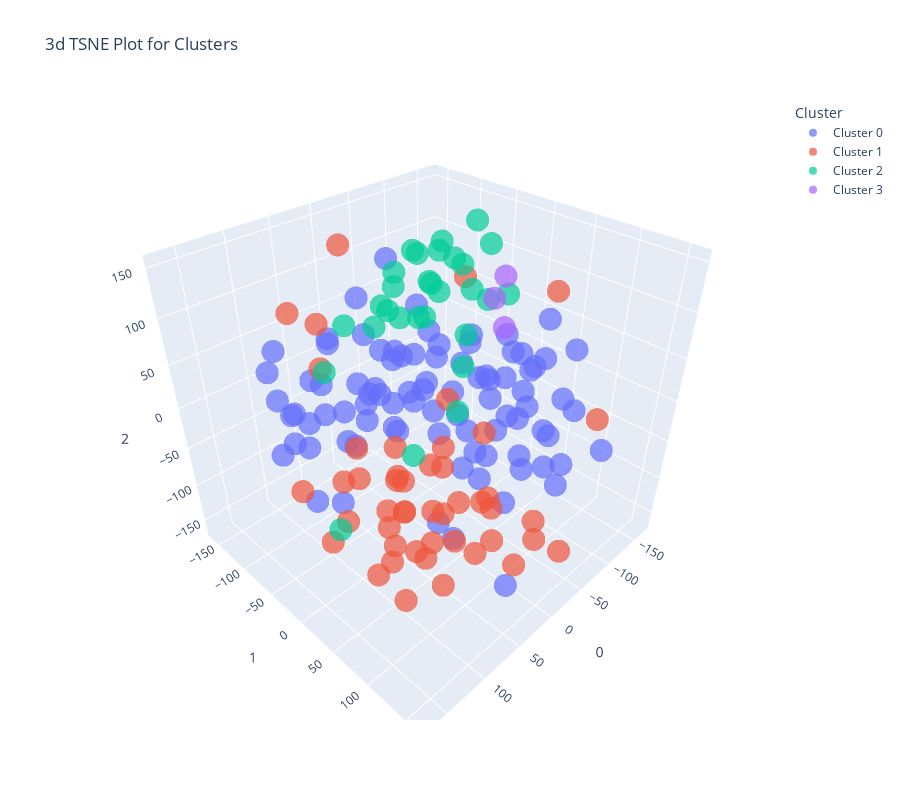

The code cell stored with this chart in its notebook:
### Code cell
plot_model(kmeans, plot = 'tsne')

### Figure 1 — Plotly figure (JSON) as saved in the notebook; plotly's stock layout.template omitted (floating-point values rounded to 4 significant figures)
{"data": [{"customdata": [["Kyrgyz Republic"], ["Indonesia"], ["India"], ["Russia"], ["Hungary"], ["Guyana"], ["Samoa"], ["Saudi Arabia"], ["Guatemala"], ["Grenada"], ["Serbia"], ["Seychelles"], ["Georgia"], ["Slovak Republic"], ["Solomon Islands"], ["Fiji"], ["Estonia"], ["Mauritius"], ["Sri Lanka"], ["El Salvador"], ["Iran"], ["Romania"], ["Poland"], ["Philippines"], ["Moldova"], ["Mongolia"], ["Montenegro"], ["Maldives"], ["Malaysia"], ["Morocco"], ["Macedonia, FYR"], ["Myanmar"], ["Lithuania"], ["Egypt"], ["Libya"], ["Lebanon"], ["Latvia"], ["Oman"], ["Panama"], ["Kazakhstan"], ["Jordan"], ["Paraguay"], ["Jamaica"], ["Peru"], ["Nepal"], ["Ecuador"], ["South Korea"], ["St. Vincent and the Grenadines"], ["Dominican Republic"], ["Bosnia and Herzegovina"], ["Bolivia"], ["Bhutan"], ["Uruguay"], ["Belize"], ["Uzbekistan"], ["Belarus"], ["Barbados"], ["Bangladesh"], ["Bahrain"], ["Bahamas"], ["Azerbaijan"], ["Vanuatu"], ["Venezuela"], ["Armenia"], ["Argentina"], ["Antigua and Barbuda"], ["Vietnam"], ["Algeria"], ["Albania"], ["Brazil"], ["Bulgaria"], ["Ukraine"], ["China"], ["Czech Republic"], ["Croatia"], ["Suriname"], ["Costa Rica"], ["Tajikistan"], ["Thailand"], ["Colombia"], ["Turkmenistan"], ["Chile"], ["Micronesia, Fed. Sts."], ["Tonga"], ["Turkey"], ["Cambodia"], ["Tunisia"], ["Cape Verde"]], "hovertemplate": "Cluster=Cluster 0<br>0=%{x}<br>1=%{y}<br>2=%{z}<br>Feature=%{customdata[0]}<extra></extra>", "legendgroup": "Cluster 0", "marker": {"color": "#636efa", "opacity": 0.7, "symbol": "circle"}, "mode": "markers", "name": "Cluster 0", "scene": "scene", "showlegend": true, "type": "scatter3d", "x": [-23.5, -96.01, 21.76, 60.11, -70.76, -25.5, 1.175, 108.1, 84.84, -4.891, 162.6, -161.9, -19.72, -44.14, -12.74, 133.1, -65.44, 29.67, 110.1, -81.42, -129.0, -146.1, 129.4, 133.2, -21.0, 117.2, 9.69, -54.36, -28.06, 26.04, -71.89, 85.22, -95.72, 98.95, 65.97, -106.5, -111.0, 76.85, -84.78, 130.6, -49.87, 84.91, 5.59, 54.67, 125.7, 30.65, -96.29, -3.569, 37.65, 7.277, 101.1, 0.7849, -3.027, -33.93, 83.58, -43.09, -68.97, 90.45, -36.31, -54.41, 82.38, 7.536, 66.01, 34.98, 22.8, -73.23, -68.07, 84.85, -40.83, -2.032, -113.7, -33.42, -84.96, -83.25, -5.354, 58.7, 17.04, -113.2, -84.92, 10.7, -56.21, 20.51, 115.3, -81.5, 34.74, 136.5, -30.6, 10.19], "y": [40.31, -4.401, -34.89, -37.89, 70.75, 22.06, 142.7, 44.54, -15.99, -0.8488, 7.201, 57.41, 92.31, 85.04, 132.0, 21.99, 39.84, 132.4, -114.2, 75.39, 11.5, 11.6, -66.41, -21.09, 83.67, -16.27, 83.79, 54.29, 50.23, -62.36, -37.43, -120.6, 41.0, -68.41, 39.72, -19.4, 12.33, 31.68, 97.44, -68.96, 133.2, 112.9, -94.05, -87.81, -80.73, -21.29, -34.31, -80.68, -52.67, -98.11, -37.52, 50.05, 8.04, 88.31, -48.09, -2.626, -59.98, -111.8, 7.31, -100.8, 0.3714, 74.03, -52.32, -95.72, 12.8, -1.255, 29.78, -78.88, -67.11, -25.38, 52.22, -20.48, 147.5, 24.58, -24.1, 15.14, 64.23, 86.74, 78.41, -60.24, 119.5, 18.04, 123.9, 57.8, -12.67, -13.3, -36.72, -44.05], "z": [-50.36, -121.5, 151.9, 35.61, 45.06, -83.19, 38.95, 91.44, -13.53, -10.08, 74.71, 19.74, 90.16, 18.07, -9.862, -30.73, 20.62, -134.1, 36.05, 93.92, -76.67, -19.09, 88.31, 8.076, -90.1, 70.99, 53.21, -13.45, 40.08, -4.069, -35.98, -68.27, -9.51, -7.021, 65.43, -22.74, 19.75, 99.57, 13.36, 34.87, 34.81, -45.13, -64.7, 62.2, -38.52, 6.64, 27.69, -27.57, 73.97, 85.63, 20.28, -5.243, 71.35, -33.81, 84.79, -35.07, 0.3427, -24.1, 36.15, -9.452, 41.64, -46.83, -38.42, -38.97, 35.08, -1.362, -51.63, 31.43, -48.08, 47.01, 27.45, -64.53, -22.6, 56.76, 100.1, 6.614, 104.9, -91.77, -35.33, 42.38, -66.16, 99.37, 2.015, -96.95, 71.41, -49.34, -4.353, -45.32]}, {"customdata": [["Sudan"], ["Rwanda"], ["South Africa"], ["Mozambique"], ["Nigeria"], ["Tanzania"], ["Sierra Leone"], ["Namibia"], ["Togo"], ["Timor-Leste"], ["Senegal"], ["Niger"], ["Pakistan"], ["Uganda"], ["Afghanistan"], ["Gabon"], ["Guinea"], ["Ghana"], ["Gambia"], ["Mauritania"], ["Eritrea"], ["Equatorial Guinea"], ["Cote d'Ivoire"], ["Congo, Rep."], ["Guinea-Bissau"], ["Congo, Dem. Rep."], ["Chad"], ["Central African Republic"], ["Cameroon"], ["Burundi"], ["Burkina Faso"], ["Botswana"], ["Benin"], ["Angola"], ["Comoros"], ["Haiti"], ["Zambia"], ["Iraq"], ["Mali"], ["Lao"], ["Malawi"], ["Kiribati"], ["Kenya"], ["Madagascar"], ["Yemen"], ["Liberia"], ["Lesotho"]], "hovertemplate": "Cluster=Cluster 1<br>0=%{x}<br>1=%{y}<br>2=%{z}<br>Feature=%{customdata[0]}<extra></extra>", "legendgroup": "Cluster 1", "marker": {"color": "#EF553B", "opacity": 0.7, "symbol": "circle"}, "mode": "markers", "name": "Cluster 1", "scene": "scene", "showlegend": true, "type": "scatter3d", "x": [86.72, 9.926, -41.26, 17.08, 88.08, 30.81, 123.0, -34.09, 55.18, 123.4, -140.0, 2.971, 101.6, 80.42, 40.84, 125.0, 71.28, -7.358, 84.07, 41.18, 109.7, 83.93, 33.75, 72.47, -136.6, 111.3, 33.52, 118.3, 37.82, 81.21, 57.22, 0.05702, 12.83, 74.96, 52.71, -42.96, 73.69, 47.78, 18.22, 29.27, 56.62, -34.82, 73.21, 43.33, 58.2, 74.13, -23.2], "y": [-35.3, 75.17, 4.007, -156.9, -35.38, 33.91, 91.06, 44.03, 71.57, -13.8, 41.07, 138.3, 59.58, 61.19, 74.35, 36.83, 11.89, 34.81, 25.62, -6.578, -78.86, 98.37, -5.395, 131.3, 108.7, 39.55, 114.9, 73.74, 110.4, 98.1, -148.6, -130.8, -29.11, 93.81, 67.91, 110.1, 17.49, -61.6, 20.88, 28.82, 49.67, -94.29, 37.22, -120.4, 160.6, 144.2, 153.8], "z": [-124.0, -146.5, -154.1, 36.82, -68.35, -100.5, -112.9, -123.1, -62.78, -112.7, 90.05, -62.68, -0.4982, -102.5, -107.4, 35.33, -110.8, 148.0, -70.2, -71.9, -95.08, 47.56, -125.0, 73.78, -32.3, -128.0, -82.97, -58.35, -29.09, -120.2, 67.9, 129.8, -155.4, 88.6, -9.366, -139.0, -155.0, -104.4, -163.8, -43.25, -138.0, -125.0, -32.49, 8.295, -62.48, 4.047, -110.0]}, {"customdata": [["New Zealand"], ["Netherlands"], ["Canada"], ["Iceland"], ["United Kingdom"], ["United States"], ["Belgium"], ["Austria"], ["Australia"], ["United Arab Emirates"], ["Brunei"], ["Switzerland"], ["Sweden"], ["Qatar"], ["Portugal"], ["Ireland"], ["Greece"], ["Israel"], ["Germany"], ["Italy"], ["Norway"], ["Japan"], ["France"], ["Finland"], ["Spain"], ["Denmark"], ["Cyprus"], ["Kuwait"], ["Slovenia"]], "hovertemplate": "Cluster=Cluster 2<br>0=%{x}<br>1=%{y}<br>2=%{z}<br>Feature=%{customdata[0]}<extra></extra>", "legendgroup": "Cluster 2", "marker": {"color": "#00cc96", "opacity": 0.7, "symbol": "circle"}, "mode": "markers", "name": "Cluster 2", "scene": "scene", "showlegend": true, "type": "scatter3d", "x": [-75.19, -55.87, -51.07, -82.5, -46.98, -97.33, -32.71, -77.12, -118.0, 63.7, 9.73, -102.7, -105.2, -134.9, -23.71, -132.4, -59.33, -52.98, -88.76, 169.9, -125.7, -116.5, -21.31, -76.15, -88.59, -55.29, -68.7, 105.3, -94.04], "y": [-132.2, -23.55, -69.14, -23.4, -102.4, -148.8, -57.46, -60.81, -104.8, 5.033, -160.8, -18.14, -57.69, -79.55, -109.5, -16.04, -126.7, 23.02, -76.19, 65.68, -57.56, -118.9, -48.46, -96.07, -98.13, -54.9, -17.15, 5.874, -49.63], "z": [75.19, 132.0, 52.27, 89.84, 77.96, 4.293, 136.4, 131.7, 96.17, 135.1, -29.41, 134.2, 98.93, -49.74, 35.86, 69.63, 35.97, 105.6, 66.77, -8.518, 141.2, 54.82, -103.7, 108.1, 27.97, 94.8, 45.36, 132.6, -80.42]}, {"customdata": [["Singapore"], ["Luxembourg"], ["Malta"]], "hovertemplate": "Cluster=Cluster 3<br>0=%{x}<br>1=%{y}<br>2=%{z}<br>Feature=%{customdata[0]}<extra></extra>", "legendgroup": "Cluster 3", "marker": {"color": "#ab63fa", "opacity": 0.7, "symbol": "circle"}, "mode": "markers", "name": "Cluster 3", "scene": "scene", "showlegend": true, "type": "scatter3d", "x": [-167.5, -167.9, -155.9], "y": [-63.66, -49.62, -37.43], "z": [35.17, 67.35, 11.79]}], "layout": {"height": 800, "legend": {"title": {"text": "Cluster"}, "tracegroupgap": 0}, "scene": {"domain": {"x": [0, 1], "y": [0, 1]}, "xaxis": {"title": {"text": "0"}}, "yaxis": {"title": {"text": "1"}}, "zaxis": {"title": {"text": "2"}}}, "title": {"text": "3d TSNE Plot for Clusters"}, "width": 900}}
